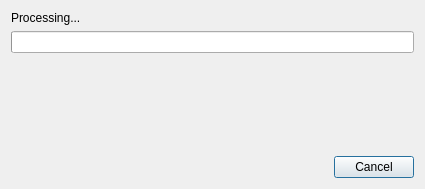
<?xml version="1.0" encoding="UTF-8"?>
<ui version="4.0">
 <class>ProgressDialog</class>
 <widget class="QDialog" name="ProgressDialog">
  <property name="geometry">
   <rect>
    <x>0</x>
    <y>0</y>
    <width>425</width>
    <height>189</height>
   </rect>
  </property>
  <property name="windowTitle">
   <string notr="true"/>
  </property>
  <property name="modal">
   <bool>true</bool>
  </property>
  <layout class="QVBoxLayout" name="verticalLayout">
   <item>
    <widget class="QLabel" name="mp_lable_progress">
     <property name="sizePolicy">
      <sizepolicy hsizetype="Preferred" vsizetype="Minimum">
       <horstretch>0</horstretch>
       <verstretch>0</verstretch>
      </sizepolicy>
     </property>
     <property name="text">
      <string>Processing...</string>
     </property>
     <property name="alignment">
      <set>Qt::AlignmentFlag::AlignLeading|Qt::AlignmentFlag::AlignLeft|Qt::AlignmentFlag::AlignTop</set>
     </property>
    </widget>
   </item>
   <item>
    <widget class="QProgressBar" name="mp_progress_bar">
     <property name="sizePolicy">
      <sizepolicy hsizetype="MinimumExpanding" vsizetype="Fixed">
       <horstretch>0</horstretch>
       <verstretch>0</verstretch>
      </sizepolicy>
     </property>
     <property name="minimumSize">
      <size>
       <width>400</width>
       <height>0</height>
      </size>
     </property>
    </widget>
   </item>
   <item>
    <spacer name="mp_spacer">
     <property name="orientation">
      <enum>Qt::Orientation::Vertical</enum>
     </property>
     <property name="sizeHint" stdset="0">
      <size>
       <width>20</width>
       <height>0</height>
      </size>
     </property>
    </spacer>
   </item>
   <item>
    <widget class="QDialogButtonBox" name="mp_button_box">
     <property name="orientation">
      <enum>Qt::Orientation::Horizontal</enum>
     </property>
     <property name="standardButtons">
      <set>QDialogButtonBox::StandardButton::Cancel</set>
     </property>
    </widget>
   </item>
  </layout>
 </widget>
 <resources/>
 <connections/>
</ui>
